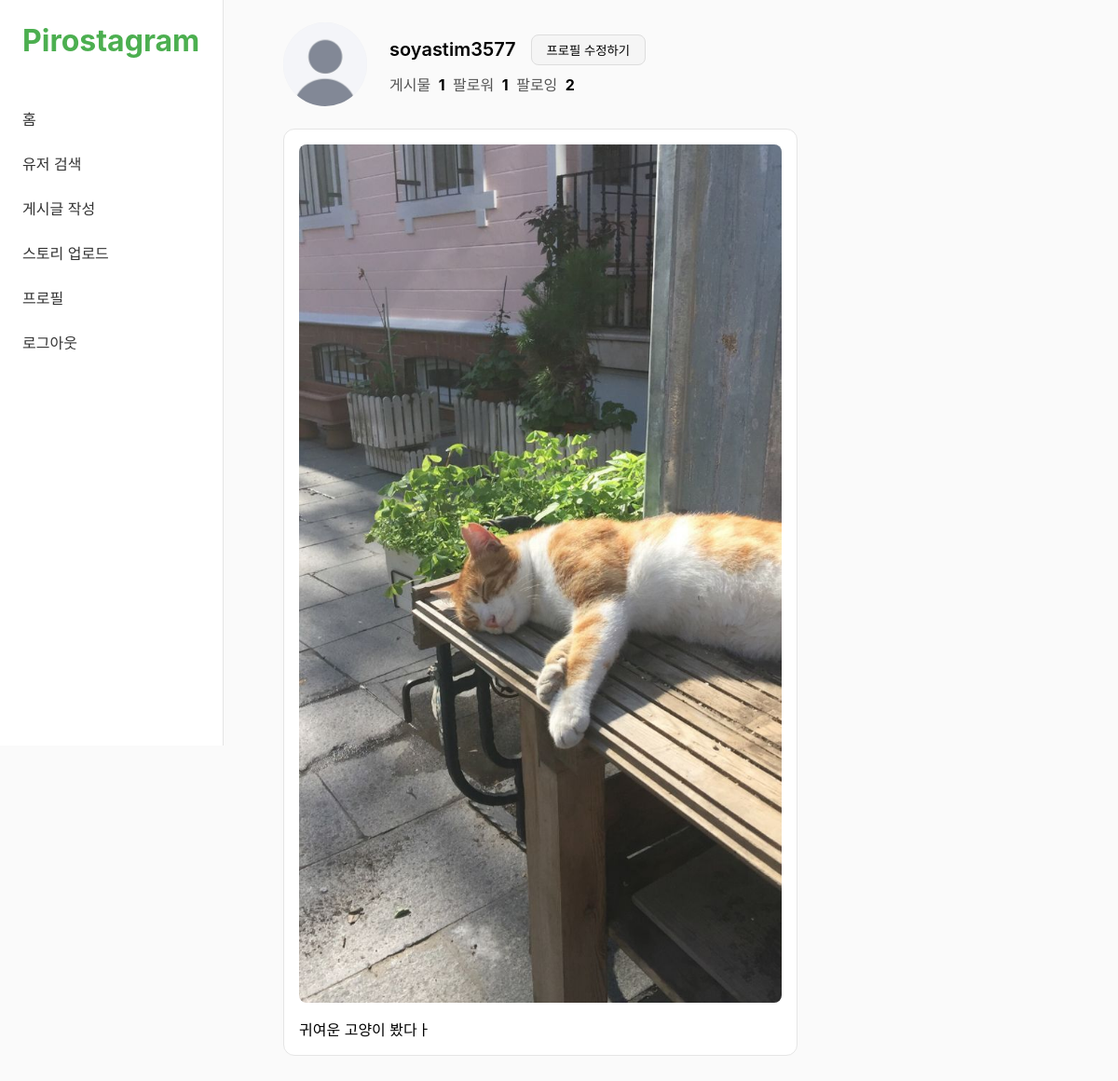
Screenshot of /profile/soyastim3577/ (signed in) with the database file from the repository.
### pirostagram/models.py (models this page shows, shortened)
class Profile(models.Model):
    user = models.OneToOneField(User, on_delete=models.CASCADE, related_name='profile')
    avatar = models.ImageField(upload_to='avatars/', blank=True, null=True)

class Post(models.Model):
    author = models.ForeignKey(User, on_delete=models.CASCADE, related_name='posts')
    image = models.ImageField(upload_to='posts/')
    content = models.TextField(blank=True)
    created_at = models.DateTimeField(auto_now_add=True)

### pirostagram/views.py (the view)
# urls.py: path('profile/<str:username>/', views.profile_view, name='profile'),
@login_required(login_url='pirostagram:login')
def profile_view(request, username):
    profile_user = get_object_or_404(User, username=username)
    posts = Post.objects.filter(author=profile_user).order_by('-created_at')
    is_following = Follow.objects.filter(follower=request.user, following=profile_user).exists()
    follower_count = Follow.objects.filter(following=profile_user).count()
    following_count = Follow.objects.filter(follower=profile_user).count()
    return render(request, 'pirostagram/profile.html', {
        'profile_user': profile_user,
        'posts': posts,
        'is_following': is_following,
        'follower_count': follower_count,
        'following_count': following_count,
    })

### pirostagram/templates/pirostagram/profile.html (shortened to what this page needs)
<!DOCTYPE html>
<html lang="ko">
<head>
    {% load static %}
    <link rel="stylesheet" href="{% static 'pirostagram/style.css' %}">
</head>
<body>
    <div class="sidebar">
        <h1>Pirostagram</h1>
        <a href="{% url 'pirostagram:home' %}">홈</a>
        <a href="{% url 'pirostagram:user_search' %}">유저 검색</a>
        <a href="{% url 'pirostagram:post_create' %}">게시글 작성</a>
        <a href="{% url 'pirostagram:story_create' %}">스토리 업로드</a>
        <a href="{% url 'pirostagram:profile' request.user.username %}">프로필</a>
        <a href="{% url 'pirostagram:logout' %}">로그아웃</a>
    </div>
    <div class="main-content">
        <div class="profile-header">
            <div class="profile-avatar">
                {% if profile_user.profile.avatar %}
                    <img src="{{ profile_user.profile.avatar.url }}" style="width:100%; height:100%; border-radius:50%; object-fit:cover;">
                {% else %}
                    <svg viewBox="0 0 24 24" fill="none" stroke="#888" stroke-width="1.5" width="60" height="60">
                        <circle cx="12" cy="8" r="4"></circle>
                        <path d="M4 20c0-4 4-6 8-6s8 2 8 6"></path>
                    </svg>
                {% endif %}
            </div>
            <div>
                <div class="profile-name-row">
                    <span class="profile-username">{{ profile_user.username }}</span>
                    {% if profile_user == request.user %}
                        <button class="edit-profile-btn">프로필 수정하기</button>
                    {% elif is_following %}
                        <form method="POST" action="{% url 'pirostagram:follow_toggle' profile_user.username %}">
                            {% csrf_token %}
                            <button type="submit" class="follow-btn following-btn">팔로잉</button>
                        </form>
                    {% else %}
                        <form method="POST" action="{% url 'pirostagram:follow_toggle' profile_user.username %}">
                            {% csrf_token %}
                            <button type="submit" class="follow-btn">팔로우</button>
                        </form>
                    {% endif %}
                </div>
                <p class="profile-stats">
                    게시물 <strong>{{ posts.count }}</strong>
                    팔로워 <strong>{{ follower_count }}</strong>
                    팔로잉 <strong>{{ following_count }}</strong>
                </p>
            </div>
        </div>
        {% for post in posts %}
            <div class="post-card">
                {% if post.image %}
                    <img src="{{ post.image.url }}">
                {% endif %}
                <p>{{ post.content }}</p>
            </div>
        {% endfor %}
    </div>
</body>
</html>

### pirostagram/static/pirostagram/style.css (style rules this page uses)
* { margin: 0; padding: 0; box-sizing: border-box; }
body { font-family: 'Inter', -apple-system, sans-serif; background: #FAFAFA; display: flex; }
.sidebar { width: 240px; height: 100vh; background: #fff; border-right: 1px solid #e5e5e5; padding: 24px; position: fixed; }
.sidebar h1 { font-size: 32px; color: #4caf50; margin-bottom: 40px; }
.sidebar a { display: block; color: #333; text-decoration: none; padding: 12px 0; font-size: 16px; }
.main-content { margin-left: 280px; padding: 24px; max-width: 600px; width: 100%; }
.post-card { background: #fff; border: 1px solid #e5e5e5; border-radius: 12px; padding: 16px; margin-bottom: 20px; }
.post-card img { width: 100%; border-radius: 8px; margin-bottom: 12px; }
.profile-header { display: flex; gap: 24px; align-items: center; margin-bottom: 24px; }
.profile-avatar { width: 90px; height: 90px; border-radius: 50%; background: #f0f0f0; display: flex; align-items: center; justify-content: center; flex-shrink: 0; }
.profile-name-row { display: flex; align-items: center; gap: 16px; margin-bottom: 8px; }
.profile-username { font-size: 20px; font-weight: 600; }
.profile-stats { color: #555; }
.profile-stats strong { color: #000; margin: 0 4px 0 4px; }
.edit-profile-btn { padding: 6px 16px; border-radius: 8px; border: 1px solid #ddd; background: #f5f5f5; cursor: default; }

### rows the page displays
Post: image (picture), content "귀여운 고양이 봤다ㅏ"

### other values shown
{{ profile_user.username }} "soyastim3577"
{{ posts.count }} "1"
{{ follower_count }} "1"
{{ following_count }} "2"
